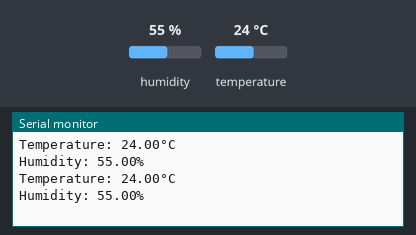
The sketch below on a simulated Arduino Uno, built with avr-gcc and run on an emulated ATmega328P. Shown: the last lines printed to the serial monitor. Inputs (shaded band) come from the test bench; at power-on: humidity 55 %, temperature 24 °C.

Above: at 3.8 s.
3.9 s: humidity set to 22 %
At 7.4 s:
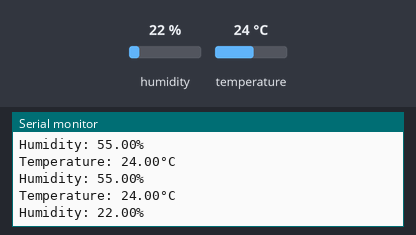
7.8 s: temperature set to 12 °C
At 9.9 s:
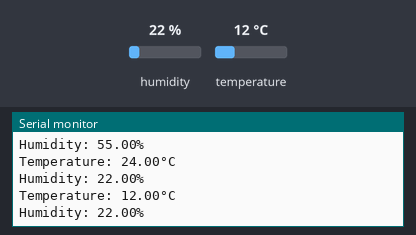
11.7 s: humidity set to 40 %
At 12.4 s:
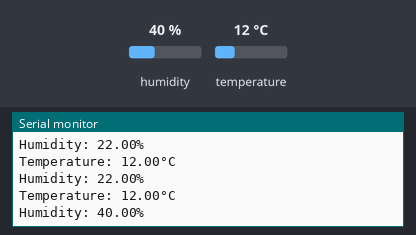
Timing chart, 0 to 14.7 s (numbered marks = the images above; inputs shaded):
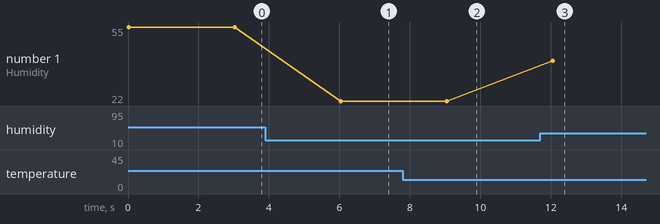

Measured:
- after the input at 3.9 s, the serial monitor: prints a new line after 2.1 s (image 1)
- after the input at 7.8 s, the serial monitor: prints a new line after 1.2 s (image 2)
- after the input at 11.7 s, the serial monitor: prints a new line after 0.35 s (image 3)
- plotted number 1: 55 → 22 after the input at 3.9 s, 22 → 40 after the input at 11.7 s

The sketch:

DHT22_sensor_code.ino
```cpp
#include <Adafruit_Sensor.h>
#include <DHT.h>
#include <DHT_U.h>
#include <Wire.h>

#define DHTPIN 2     // Digital pin connected to the DHT sensor
#define DHTTYPE    DHT22     // DHT 22 (AM2302)
DHT_Unified dht(DHTPIN, DHTTYPE);
uint32_t delayMS;
void setup() {
  Serial.begin(9600);
  // Initialize device.
  dht.begin();
  Wire.begin(8); // khởi tạo I2C với địa chỉ I2C=8

  Wire.onRequest(sendInt); // đăng ký hàm sendInt() cho sự kiện I2C request từ master
}
int t,h;
void loop() {
  // Get temperature event and print its value.
  sensors_event_t event;
  dht.temperature().getEvent(&event);
  if (isnan(event.temperature)) {
    Serial.println(F("Error reading temperature!"));
  }
  else {
    Serial.print(F("Temperature: "));
    Serial.print(event.temperature);
    t=event.temperature*100;
    Serial.println(F("°C"));
  }
  // Get humidity event and print its value.
  dht.humidity().getEvent(&event);
  if (isnan(event.relative_humidity)) {
    Serial.println(F("Error reading humidity!"));
  }
  else {
    Serial.print(F("Humidity: "));
    Serial.print(event.relative_humidity);
    h = event.relative_humidity*100;
    Serial.println(F("%"));
  }
  delay(3000);                           // Đợi 5 giây trước khi đọc lại dữ liệu
}
void sendInt() {
  Wire.write(t >> 8);    // Gửi byte cao của value1
  Wire.write(t & 0xFF);  // Gửi byte thấp của value1
  Wire.write(h >> 8);    // Gửi byte cao của value2
  Wire.write(h & 0xFF);  // Gửi byte thấp của value2

  Serial.println(t);
  Serial.println(h);
  delay(1000);                // Chờ 1 giây trước khi gửi lại
}
```
